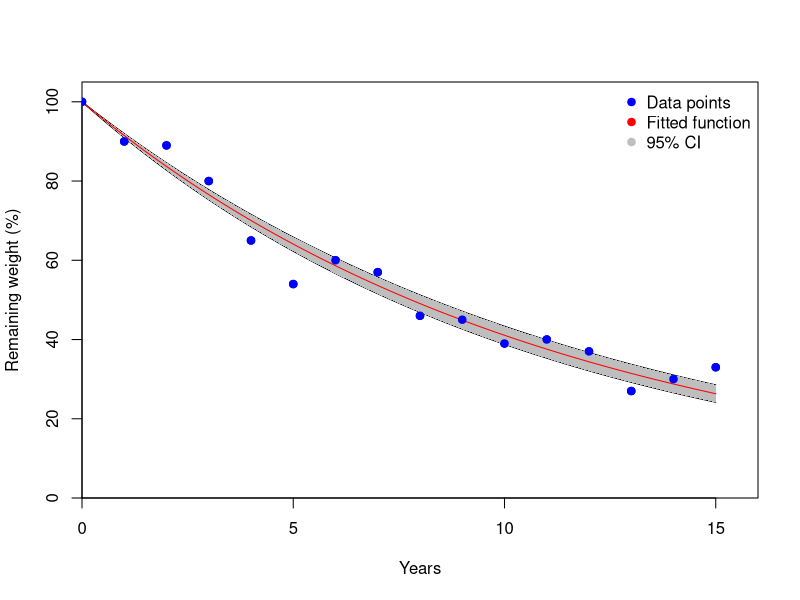
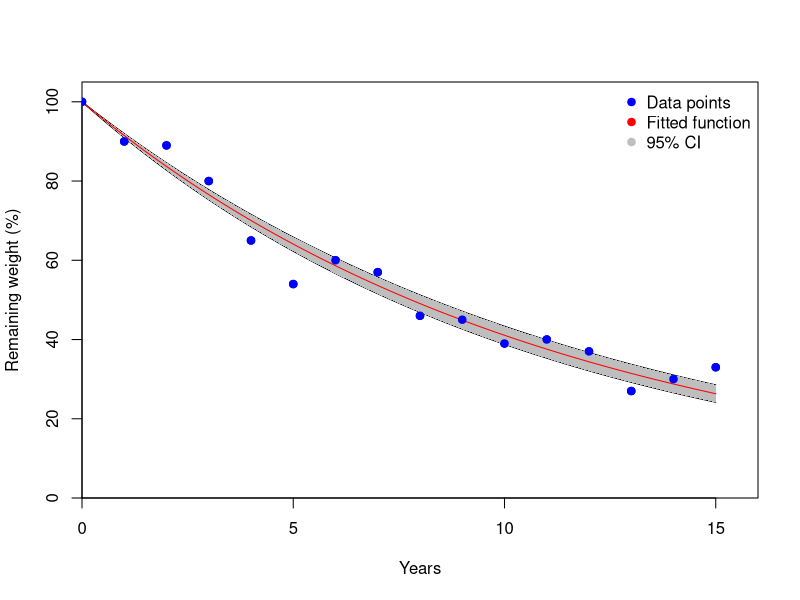

The R source for these figures, in order:
# Library
library(minpack.lm)

# Working directory
setwd('/supplementary/figureS6') # set your working directory

# Data
data <- data.frame(
  p = c(1, 0.9, 0.89, 0.80, 0.65, 0.54, 0.60, 0.57, 0.46, 0.45, 0.39, 0.40, 0.37, 0.27, 0.30, 0.33), 
  t = 0:15
)

# Define the function
my_fun <- function(t, a) exp(-a*t)

# Initial estimates for the parameters
start_params <- c(a = 0)

# Lower bounds for the parameters
lower_bounds <- c(a = 0)

# Fit the model with constraints
fit <- nlsLM(p ~ my_fun(t, a),
             data = data,
             start = start_params,
             lower = lower_bounds,
             control = nls.lm.control(maxiter = 500))

print(summary(fit))

# Get the estimated parameters
estimated_params <- coef(fit)
estimated_params/365

# Calculate 5% and 95% confidence intervals
conf_intervals <- confint(fit, level = 0.90)  # Adjust the level as needed
conf_intervals/365

# Extracting lower and upper bounds
lower_bound <- conf_intervals[1]
upper_bound <- conf_intervals[2]

x <- seq(0, 15, 0.01)

# Generating fitted values for the bounds
fitted_lower <- exp(-lower_bound*x)*100
fitted_upper <- exp(-upper_bound*x)*100

tiff("figureS6.tiff", units = 'in', width = 7, height = 5, res = 700)

# Plot
plot(data$t, data$p*100, 
     xlab="Years", ylab="Remaining weight (%)", pch=19, col="blue", xlim=c(0, 16), ylim=c(0, 105), xaxs="i", yaxs="i")
lines(x, exp(-estimated_params*x)*100, col="red", type="l")

# Add lines for the confidence interval bounds
lines(x, fitted_lower, col="black", type="l")
lines(x, fitted_upper, col="black", type="l")

# Create a polygon to fill the area between the lower and upper bounds
x_combined <- c(x, rev(x))  # Combine and reverse x for a closed shape
y_combined <- c(fitted_lower, rev(fitted_upper))
polygon(x_combined, y_combined, col="grey", border=NA)

# Re-draw the main fitted line and data points to overlay the grey area
lines(x, exp(-estimated_params*x)*100, col="red", type="l")
points(data$t, data$p*100, pch=19, col="blue")
legend("topright", legend=c("Data points", "Fitted function", "95% CI"), pch=19, col=c("blue", "red", "grey"), bty="n")

plot(data$t, data$p*100, 
     xlab="Years", ylab="Remaining weight (%)", pch=19, col="blue", xlim=c(0, 16), ylim=c(0, 105), xaxs="i", yaxs="i")
lines(x, exp(-estimated_params*x)*100, col="red", type="l")

# Add lines for the confidence interval bounds
lines(x, fitted_lower, col="black", type="l")
lines(x, fitted_upper, col="black", type="l")

# Create a polygon to fill the area between the lower and upper bounds
x_combined <- c(x, rev(x))  # Combine and reverse x for a closed shape
y_combined <- c(fitted_lower, rev(fitted_upper))
polygon(x_combined, y_combined, col="grey", border=NA)

# Re-draw the main fitted line and data points to overlay the grey area
lines(x, exp(-estimated_params*x)*100, col="red", type="l")
points(data$t, data$p*100, pch=19, col="blue")
legend("topright", legend=c("Data points", "Fitted function", "95% CI"), pch=19, col=c("blue", "red", "grey"), bty="n")
